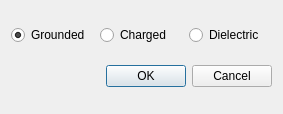
<?xml version="1.0" encoding="UTF-8"?>
<ui version="4.0">
 <class>PointsZone</class>
 <widget class="QDialog" name="PointsZone">
  <property name="geometry">
   <rect>
    <x>0</x>
    <y>0</y>
    <width>283</width>
    <height>114</height>
   </rect>
  </property>
  <property name="windowTitle">
   <string>Dialog</string>
  </property>
  <layout class="QVBoxLayout" name="verticalLayout_2">
   <item>
    <layout class="QHBoxLayout" name="horizontalLayout">
     <item>
      <widget class="QRadioButton" name="groundedButt">
       <property name="text">
        <string>Grounded</string>
       </property>
       <property name="checked">
        <bool>true</bool>
       </property>
      </widget>
     </item>
     <item>
      <widget class="QRadioButton" name="chargedButt">
       <property name="text">
        <string>Charged</string>
       </property>
      </widget>
     </item>
     <item>
      <widget class="QRadioButton" name="dielectricButton">
       <property name="text">
        <string>Dielectric</string>
       </property>
      </widget>
     </item>
    </layout>
   </item>
   <item>
    <widget class="QDialogButtonBox" name="buttonBox">
     <property name="orientation">
      <enum>Qt::Horizontal</enum>
     </property>
     <property name="standardButtons">
      <set>QDialogButtonBox::Cancel|QDialogButtonBox::Ok</set>
     </property>
    </widget>
   </item>
  </layout>
 </widget>
 <resources/>
 <connections>
  <connection>
   <sender>buttonBox</sender>
   <signal>accepted()</signal>
   <receiver>PointsZone</receiver>
   <slot>accept()</slot>
   <hints>
    <hint type="sourcelabel">
     <x>248</x>
     <y>254</y>
    </hint>
    <hint type="destinationlabel">
     <x>157</x>
     <y>274</y>
    </hint>
   </hints>
  </connection>
  <connection>
   <sender>buttonBox</sender>
   <signal>rejected()</signal>
   <receiver>PointsZone</receiver>
   <slot>reject()</slot>
   <hints>
    <hint type="sourcelabel">
     <x>316</x>
     <y>260</y>
    </hint>
    <hint type="destinationlabel">
     <x>286</x>
     <y>274</y>
    </hint>
   </hints>
  </connection>
 </connections>
</ui>
